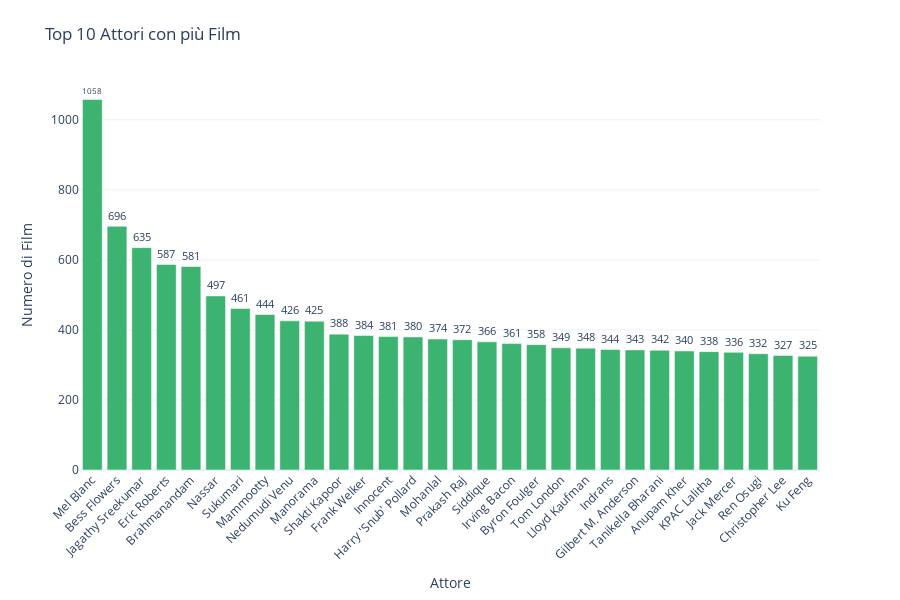

The code cell stored with this chart in its notebook:
### Code cell
#attori con più film

import pandas as pd
import plotly.express as px

# 1. Conta il numero di film per attore (usando id unici)
actor_film_counts = (
    actors.groupby('name')['id']
    .nunique()
    .reset_index(name='Numero di Film')
    .sort_values(by='Numero di Film', ascending=False)
)

# 2. Prendi i Top 10 attori
top_actors = actor_film_counts.head(30)

# 3. Crea il grafico bar con Plotly
fig = px.bar(
    top_actors,
    x='name',
    y='Numero di Film',
    text='Numero di Film',
    title='Top 10 Attori con più Film',
    labels={'name': 'Attore', 'Numero di Film': 'Film Realizzati'},
    template='plotly_white'
)

# 4. Migliora la leggibilità del grafico
fig.update_traces(
    textposition='outside',
    marker_color='mediumseagreen'
)

fig.update_layout(
    xaxis_tickangle=-45,
    yaxis_title='Numero di Film',
    margin=dict(t=80),
    height=600
)

# 5. Mostra il grafico
fig.show()

### Figure 1 — Plotly figure (JSON) as saved in the notebook; plotly's stock layout.template omitted (floating-point values rounded to 4 significant figures)
{"data": [{"hovertemplate": "Attore=%{x}<br>Film Realizzati=%{text}<extra></extra>", "legendgroup": "", "marker": {"color": "mediumseagreen", "pattern": {"shape": ""}}, "name": "", "orientation": "v", "showlegend": false, "text": [1058.0, 696.0, 635.0, 587.0, 581.0, 497.0, 461.0, 444.0, 426.0, 425.0, 388.0, 384.0, 381.0, 380.0, 374.0, 372.0, 366.0, 361.0, 358.0, 349.0, 348.0, 344.0, 343.0, 342.0, 340.0, 338.0, 336.0, 332.0, 327.0, 325.0], "textposition": "outside", "x": ["Mel Blanc", "Bess Flowers", "Jagathy Sreekumar", "Eric Roberts", "Brahmanandam", "Nassar", "Sukumari", "Mammootty", "Nedumudi Venu", "Manorama", "Shakti Kapoor", "Frank Welker", "Innocent", "Harry 'Snub' Pollard", "Mohanlal", "Prakash Raj", "Siddique", "Irving Bacon", "Byron Foulger", "Tom London", "Lloyd Kaufman", "Indrans", "Gilbert M. Anderson", "Tanikella Bharani", "Anupam Kher", "KPAC Lalitha", "Jack Mercer", "Ren Osugi", "Christopher Lee", "Ku Feng"], "xaxis": "x", "y": [1058, 696, 635, 587, 581, 497, 461, 444, 426, 425, 388, 384, 381, 380, 374, 372, 366, 361, 358, 349, 348, 344, 343, 342, 340, 338, 336, 332, 327, 325], "yaxis": "y", "type": "bar"}], "layout": {"xaxis": {"anchor": "y", "domain": [0.0, 1.0], "title": {"text": "Attore"}, "tickangle": -45}, "yaxis": {"anchor": "x", "domain": [0.0, 1.0], "title": {"text": "Numero di Film"}}, "legend": {"tracegroupgap": 0}, "title": {"text": "Top 10 Attori con più Film"}, "barmode": "relative", "margin": {"t": 80}, "height": 600}}
